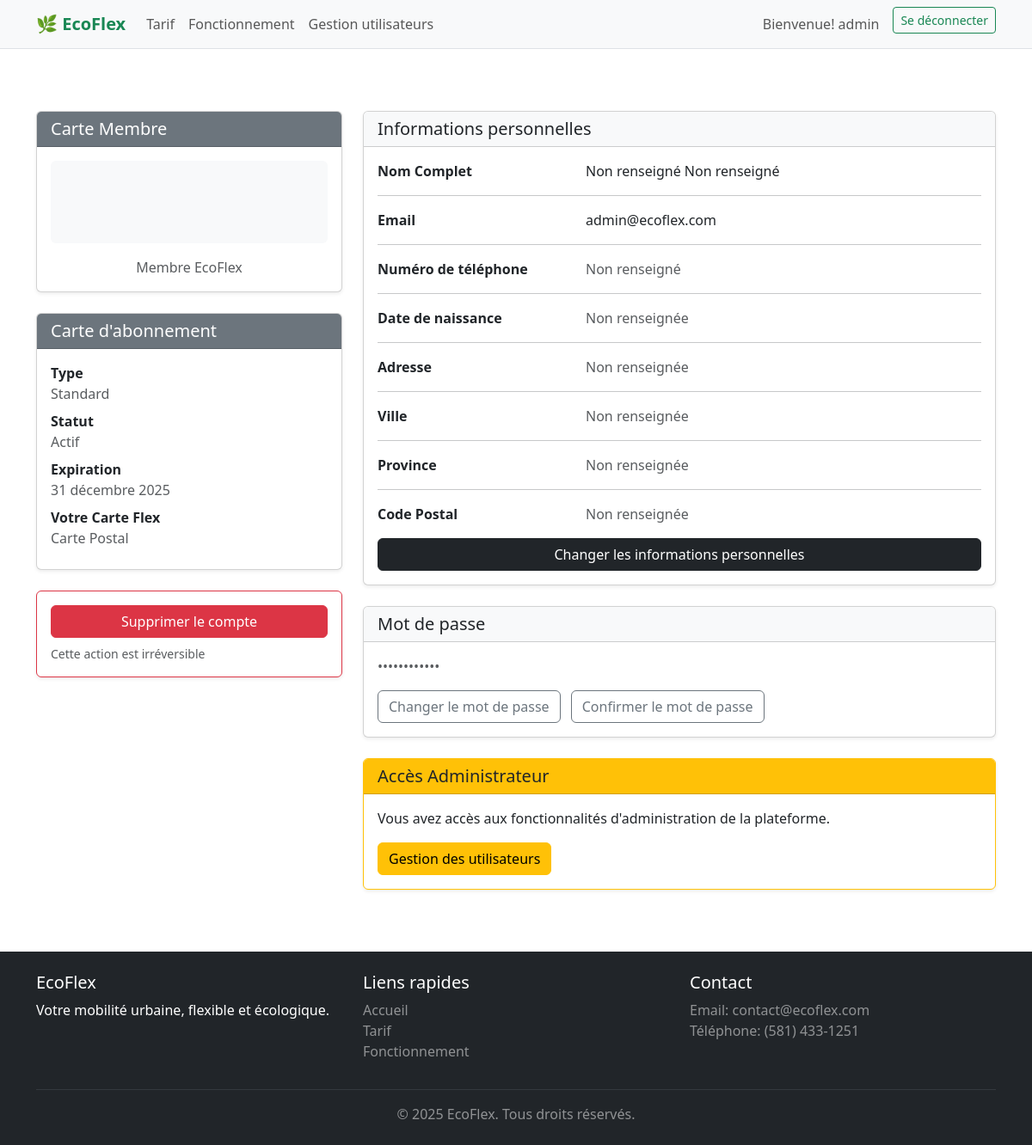
Screenshot of /profil/ (signed in) with the database file from the repository.
### ecoflex/models.py (models this page shows, shortened)
class User(AbstractUser):
    class Meta:
        verbose_name = "Utilisateur"
        verbose_name_plural = "Utilisateurs"

### ecoflex/views.py (the view)
# urls.py: path('profil/', views.profil, name='profil'),
def profil(request):
    return render(request, 'ecoflex/profil.html')

### ecoflex/templates/ecoflex/profil.html (shortened to what this page needs)
{% extends 'base.html' %}
{% load static %}
{% block content %}
{% if user.is_authenticated %}
<div class="container mt-5">
    <div class="row">
        <div class="col-md-4">
            <div class="card shadow-sm mb-4">
                <div class="card-header bg-secondary text-white">
                    <h5 class="mb-0">Carte Membre</h5>
                </div>
                <div class="card-body text-center">
                    <div class="bg-light p-5 mb-3 rounded">
                    </div>
                    <p class="text-muted mb-0">Membre EcoFlex</p>
                </div>
            </div>
            <div class="card shadow-sm mb-4">
                <div class="card-header bg-secondary text-white">
                    <h5 class="mb-0">Carte d'abonnement</h5>
                </div>
                <div class="card-body">
                    <div class="mb-2">
                        <strong>Type</strong>
                        <p class="text-muted mb-1">Standard</p>
                    </div>
                    <div class="mb-2">
                        <strong>Statut</strong>
                        <p class="text-muted mb-1">Actif</p>
                    </div>
                    <div class="mb-2">
                        <strong>Expiration</strong>
                        <p class="text-muted mb-1">31 décembre 2025</p>
                    </div>
                    <div class="mb-2">
                        <strong>Votre Carte Flex</strong>
                        <p class="text-muted mb-1">Carte Postal</p>
                    </div>
                </div>
            </div>
            <div class="card shadow-sm border-danger">
                <div class="card-body">
                    <button class="btn btn-danger w-100">Supprimer le compte</button>
                    <p class="text-muted small mt-2 mb-0">Cette action est irréversible</p>
                </div>
            </div>
        </div>
        <div class="col-md-8">
            <div class="card shadow-sm mb-4">
                <div class="card-header bg-light">
                    <h5 class="mb-0">Informations personnelles</h5>
                </div>
                <div class="card-body">
                    <div class="row mb-3">
                        <div class="col-sm-4">
                            <strong>Nom Complet</strong>
                        </div>
                        <div class="col-sm-8">
                            <p class="mb-0">{{ user.last_name|default:"Non renseigné" }} {{ user.first_name|default:"Non renseigné" }}</p>
                        </div>
                    </div>
                    <hr>
                    <div class="row mb-3">
                        <div class="col-sm-4">
                            <strong>Email</strong>
                        </div>
                        <div class="col-sm-8">
                            <p class="mb-0">{{ user.email }}</p>
                        </div>
                    </div>
                    <hr>
                    <div class="row mb-3">
                        <div class="col-sm-4">
                            <strong>Numéro de téléphone</strong>
                        </div>
                        <div class="col-sm-8">
                            <p class="mb-0 text-muted">Non renseigné</p>
                        </div>
                    </div>
                    <hr>
                    <div class="row mb-3">
                        <div class="col-sm-4">
                            <strong>Date de naissance</strong>
                        </div>
                        <div class="col-sm-8">
                            <p class="mb-0 text-muted">Non renseignée</p>
                        </div>
                    </div>
                    <hr>
                    <div class="row">
                        <div class="col-sm-4">
                            <strong>Adresse</strong>
                        </div>
                        <div class="col-sm-8">
                            <p class="mb-0 text-muted">Non renseignée</p>
                        </div>
                    </div>
                    <hr>
                    <div class="row">
                        <div class="col-sm-4">
                            <strong>Ville</strong>
                        </div>
                        <div class="col-sm-8">
                            <p class="mb-0 text-muted">Non renseignée</p>
                        </div>
                    </div>
                    <hr>
                    <div class="row">
                        <div class="col-sm-4">
                            <strong>Province</strong>
                        </div>
                        <div class="col-sm-8">
                            <p class="mb-0 text-muted">Non renseignée</p>
                        </div>
                    </div>
                    <hr>
                    <div class="row">
                        <div class="col-sm-4">
                            <strong>Code Postal</strong>
                        </div>
                        <div class="col-sm-8">
                            <p class="mb-0 text-muted">Non renseignée</p>
                        </div>
                    </div>
                    <div class="mt-3">
                        <button class="btn btn-dark w-100">Changer les informations personnelles</button>
                    </div>
                </div>
            </div>
            <div class="card shadow-sm mb-4">
                <div class="card-header bg-light">
                    <h5 class="mb-0">Mot de passe</h5>
                </div>
                <div class="card-body">
                    <p class="text-muted mb-0">••••••••••••</p>
                    <div class="mt-3">
                        <button class="btn btn-outline-secondary">Changer le mot de passe</button>
                        <button class="btn btn-outline-secondary ms-2">Confirmer le mot de passe</button>
                    </div>
                </div>
            </div>
            {% if user.is_staff %}
            <div class="card shadow-sm border-warning">
                <div class="card-header bg-warning">
                    <h5 class="mb-0">Accès Administrateur</h5>
                </div>
                <div class="card-body">
                    <p class="mb-3">Vous avez accès aux fonctionnalités d'administration de la plateforme.</p>
                    <a href="{% url 'gestion_users' %}" class="btn btn-warning">
                        Gestion des utilisateurs
                    </a>
                </div>
            </div>
            {% endif %}
        </div>
    </div>
</div>
{% endif %}
{% endblock %}

### ecoflex/templates/base.html (shortened to what this page needs)
{% load static %}
<!DOCTYPE html>
<html lang="fr">
<head>
    <link href="https://cdn.jsdelivr.net/npm/bootstrap@5.3.0/dist/css/bootstrap.min.css" rel="stylesheet">
</head>
<body>
    <nav class="navbar navbar-expand-lg navbar-light bg-light border-bottom">
        <div class="container">
            <a class="navbar-brand fw-bold text-success" href="{% url 'accueil' %}">
                🌿 EcoFlex
            </a>
            <div class="collapse navbar-collapse" id="navbarNav">
                <ul class="navbar-nav me-auto">
                    <li class="nav-item">
                        <a class="nav-link" href="{% url 'tarif' %}">Tarif</a>
                    </li>
                    <li class="nav-item">
                        <a class="nav-link" href="{% url 'fonctionnement' %}">Fonctionnement</a>
                    </li>
                    {% if user %}
                        {% if user.is_superuser %}
                            <li class="nav-item">
                                <a class="nav-link" href="{% url 'gestion_users' %}">Gestion utilisateurs</a>
                            </li>
                        {% endif %}
                    {% endif %}
                </ul>
                <ul class="navbar-nav ms-auto">
                    {% if user.is_authenticated %}
                        <li class="nav-item">
                            <a class="nav-link" href="{% url 'profil' %}">Bienvenue! {{ user.username }}</a>
                        </li>
                        <li class="nav-item">
                            <a class="btn btn-outline-success btn-sm ms-2" href="{% url 'deconnexion' %}">Se déconnecter</a>
                        </li>
                    {% endif %}
                </ul>
            </div>
        </div>
    </nav>
    <main class="py-4">
        {% block content %}
        {% endblock %}
    </main>
    <footer class="bg-dark text-white py-4 mt-5">
        <div class="container">
            <div class="row">
                <div class="col-md-4">
                    <h5>EcoFlex</h5>
                    <p>Votre mobilité urbaine, flexible et écologique.</p>
                </div>
                <div class="col-md-4">
                    <h5>Liens rapides</h5>
                    <ul class="list-unstyled">
                        <li><a href="{% url 'accueil' %}" class="text-white-50 text-decoration-none">Accueil</a></li>
                        <li><a href="{% url 'tarif' %}" class="text-white-50 text-decoration-none">Tarif</a></li>
                        <li><a href="{% url 'fonctionnement' %}" class="text-white-50 text-decoration-none">Fonctionnement</a></li>
                    </ul>
                </div>
                <div class="col-md-4">
                    <h5>Contact</h5>
                    <p class="text-white-50">
                        Email: contact@ecoflex.com<br>
                        Téléphone: (581) 433-1251
                    </p>
                </div>
            </div>
            <hr class="my-3 border-secondary">
            <div class="text-center">
                <p class="mb-0 text-white-50">&copy; 2025 EcoFlex. Tous droits réservés.</p>
            </div>
        </div>
    </footer>
</body>
</html>

### rows the page displays
User: username "admin", last_name "Non renseigné", first_name "Non renseigné", email "admin@ecoflex.com"
